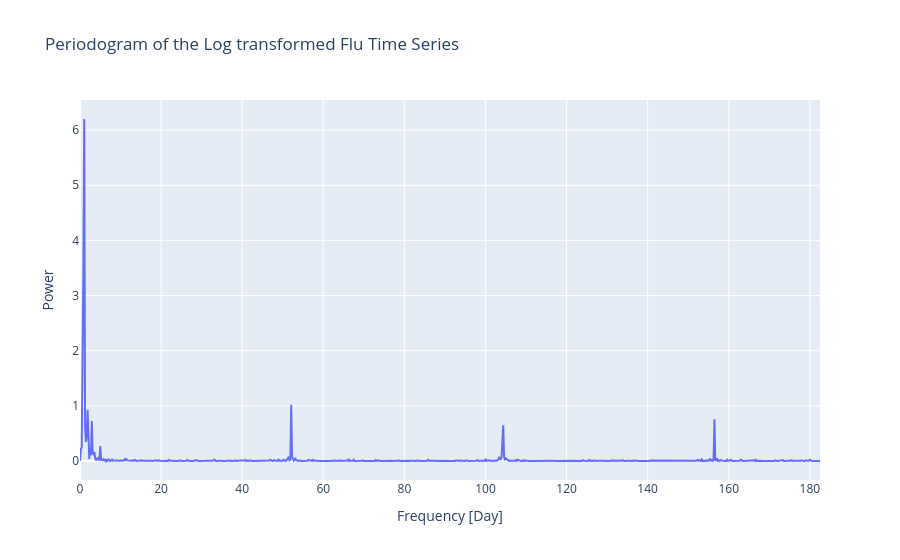

Notebook code for this chart:
### Code cell
px_line(freq, power, xaxes="Frequency [Day]", yaxes="Power",title='Periodogram of the Log transformed Flu Time Series')

### Figure 1 — Plotly figure (JSON) as saved in the notebook; plotly's stock layout.template omitted (floating-point values rounded to 4 significant figures; data arrays with more than 128 entries replaced by an {"elided": "..."} marker saying what was removed)
{"data": [{"hovertemplate": "Frequency [Day]=%{x}<br>Power=%{y}<extra></extra>", "legendgroup": "", "line": {"color": "#636efa", "dash": "solid"}, "marker": {"symbol": "circle"}, "mode": "lines", "name": "", "orientation": "v", "showlegend": false, "type": "scatter", "x": {"elided": "877 float values"}, "xaxis": "x", "y": {"elided": "877 float values"}, "yaxis": "y"}], "layout": {"legend": {"tracegroupgap": 0}, "title": {"text": "Periodogram of the Log transformed Flu Time Series"}, "xaxis": {"anchor": "y", "domain": [0, 1], "title": {"text": "Frequency [Day]"}}, "yaxis": {"anchor": "x", "domain": [0, 1], "title": {"text": "Power"}}}}
